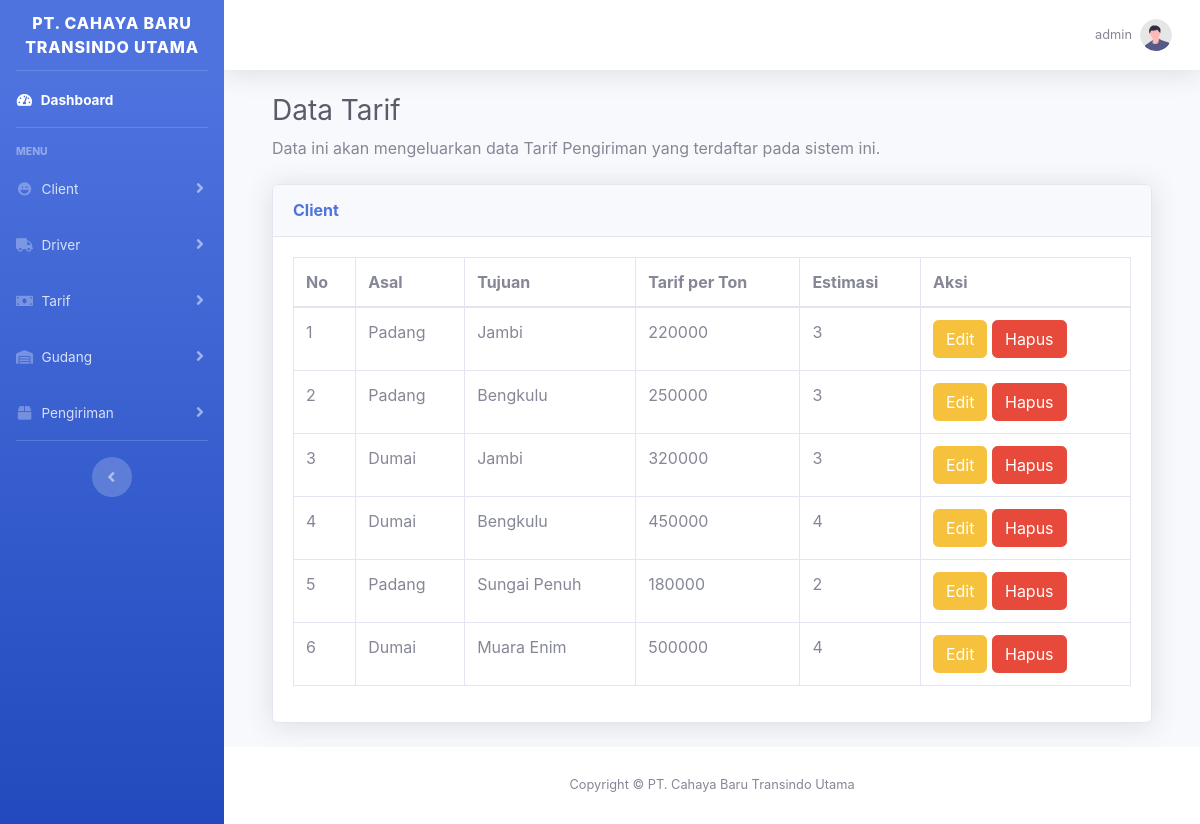
Page /admin/index.php?page=tarif (signed in) on the committed database.
### tables this page shows
CREATE TABLE `users` (
  `id` int(11) NOT NULL,
  `username` varchar(225) NOT NULL,
  `email` varchar(225) NOT NULL,
  `password` varchar(255) NOT NULL
);

CREATE TABLE `tarif` (
  `id_tarif` int(11) NOT NULL,
  `asal` varchar(225) NOT NULL,
  `tujuan` varchar(225) NOT NULL,
  `tarif_perton` int(11) NOT NULL,
  `estimasi` int(11) NOT NULL
);

### admin/pages/tarif.php (the view, shortened to what this page needs)
<?php
$result = mysqli_query($conn, "SELECT * FROM tarif");
?>
<div class="container-fluid">
    <h1 class="h3 mb-2 text-gray-800">Data Tarif</h1>
    <p class="mb-4">Data ini akan mengeluarkan data Tarif Pengiriman yang terdaftar pada sistem ini.</p>
    <div class="card shadow mb-4">
        <div class="card-header py-3">
            <h6 class="m-0 font-weight-bold text-primary">Client</h6>
        </div>
        <div class="card-body">
            <div class="table-responsive">
                <table class="table table-bordered" id="dataTable" width="100%" cellspacing="0">
                    <thead>
                        <tr>
                            <th>No</th>
                            <th>Asal</th>
                            <th>Tujuan</th>
                            <th>Tarif per Ton</th>
                            <th>Estimasi</th>
                            <th>Aksi</th>
                        </tr>
                    </thead>
                    <tbody>
                        <?php
                        $i = 1;
                        while ($row = mysqli_fetch_assoc($result)) : ?>
                            <tr>
                                <td><?php echo $i; ?></td>
                                <td><?php echo $row["asal"]; ?></td>
                                <td><?php echo $row["tujuan"]; ?></td>
                                <td><?php echo $row["tarif_perton"]; ?></td>
                                <td><?php echo $row["estimasi"]; ?></td>
                                <td><a href="index.php?page=edit_tarif&id=<?php echo $row["id_tarif"]; ?>" class="btn btn-warning ">
                                        Edit</a>
                                    <a href="index.php?page=hapus_tarif&id=<?php echo $row["id_tarif"]; ?>" class="btn btn-danger ">Hapus</a>
                                </td>
                            </tr>
                        <?php $i++;
                        endwhile; ?>
                    </tbody>
                </table>
            </div>
        </div>
    </div>
</div>

### admin/index.php (shortened to what this page needs)
<?php
include 'pages/db.php';
$user_id = $_SESSION['user_id'];
$sql = "SELECT username FROM users WHERE id = '$user_id' LIMIT 1";
$result = $conn->query($sql);
$row = $result->fetch_assoc();
?>
<!DOCTYPE html>
<html lang="en">
<head>
    <link href="../vendor/fontawesome-free/css/all.min.css" rel="stylesheet" type="text/css">
    <link href="../css/sb-admin-2.min.css" rel="stylesheet">
</head>
<body id="page-top">
    <div id="wrapper">
        <ul class="navbar-nav bg-gradient-primary sidebar sidebar-dark accordion" id="accordionSidebar">
            <a class="sidebar-brand d-flex align-items-center justify-content-center" href="index.php">
                <div class="sidebar-brand-text mx-1">PT. Cahaya Baru Transindo Utama</div>
            </a>
            <hr class="sidebar-divider my-0">
            <li class="nav-item active">
                <a class="nav-link" href="index.php">
                    <i class="fas fa-fw fa-tachometer-alt"></i>
                    <span>Dashboard</span></a>
            </li>
            <hr class="sidebar-divider">
            <div class="sidebar-heading">
                Menu
            </div>
            <li class="nav-item">
                <a class="nav-link collapsed" href="#" data-toggle="collapse" data-target="#collapseClient" aria-expanded="true" aria-controls="collapseClient">
                    <i class="fas fa-fw fa-laugh-wink"></i>
                    <span>Client</span>
                </a>
            </li>
            <li class="nav-item">
                <a class="nav-link collapsed" href="#" data-toggle="collapse" data-target="#collapseDriver" aria-expanded="true" aria-controls="collapseDriver">
                    <i class="fas fa-fw fa-truck"></i>
                    <span>Driver</span>
                </a>
            </li>
            <li class="nav-item">
                <a class="nav-link collapsed" href="#" data-toggle="collapse" data-target="#collapsetarif" aria-expanded="true" aria-controls="collapsetarif">
                    <i class="fas fa-fw fa-money-bill"></i>
                    <span>Tarif</span>
                </a>
            </li>
            <li class="nav-item">
                <a class="nav-link collapsed" href="#" data-toggle="collapse" data-target="#collapseGudang" aria-expanded="true" aria-controls="collapseGudang">
                    <i class="fas fa-fw fa-warehouse"></i>
                    <span>Gudang</span>
                </a>
            </li>
            <li class="nav-item">
                <a class="nav-link collapsed" href="#" data-toggle="collapse" data-target="#collapsePengiriman" aria-expanded="true" aria-controls="collapsePengiriman">
                    <i class="fas fa-fw fa-box"></i>
                    <span>Pengiriman</span>
                </a>
            </li>
            <hr class="sidebar-divider d-none d-md-block">
            <div class="text-center d-none d-md-inline">
                <button class="rounded-circle border-0" id="sidebarToggle"></button>
            </div>
        </ul>
        <div id="content-wrapper" class="d-flex flex-column">
            <div id="content">
                <nav class="navbar navbar-expand navbar-light bg-white topbar mb-4 static-top shadow">
                    <ul class="navbar-nav ml-auto">
                        <li class="nav-item dropdown no-arrow">
                            <a class="nav-link dropdown-toggle" href="#" id="userDropdown" role="button" data-toggle="dropdown" aria-haspopup="true" aria-expanded="false">
                                <span class="mr-2 d-none d-lg-inline text-gray-600 small"><?= $row["username"] ?></span>
                                <img class="img-profile rounded-circle" src="../img/undraw_profile.svg">
                            </a>
                        </li>
                    </ul>
                </nav>
                <div class="container-fluid">
                    <?php include 'content.php'; ?>
                </div>
            </div>
            <footer class="sticky-footer bg-white">
                <div class="container my-auto">
                    <div class="copyright text-center my-auto">
                        <span>Copyright &copy; PT. Cahaya Baru Transindo Utama</span>
                    </div>
                </div>
            </footer>
        </div>
    </div>
</body>
</html>

### rows in the picture
users: username "admin"
tarif: asal "Padang", tujuan "Jambi", tarif_perton "220000", estimasi "3"
tarif: asal "Padang", tujuan "Bengkulu", tarif_perton "250000", estimasi "3"
tarif: asal "Dumai", tujuan "Jambi", tarif_perton "320000", estimasi "3"
tarif: asal "Dumai", tujuan "Bengkulu", tarif_perton "450000", estimasi "4"
tarif: asal "Padang", tujuan "Sungai Penuh", tarif_perton "180000", estimasi "2"
tarif: asal "Dumai", tujuan "Muara Enim", tarif_perton "500000", estimasi "4"
